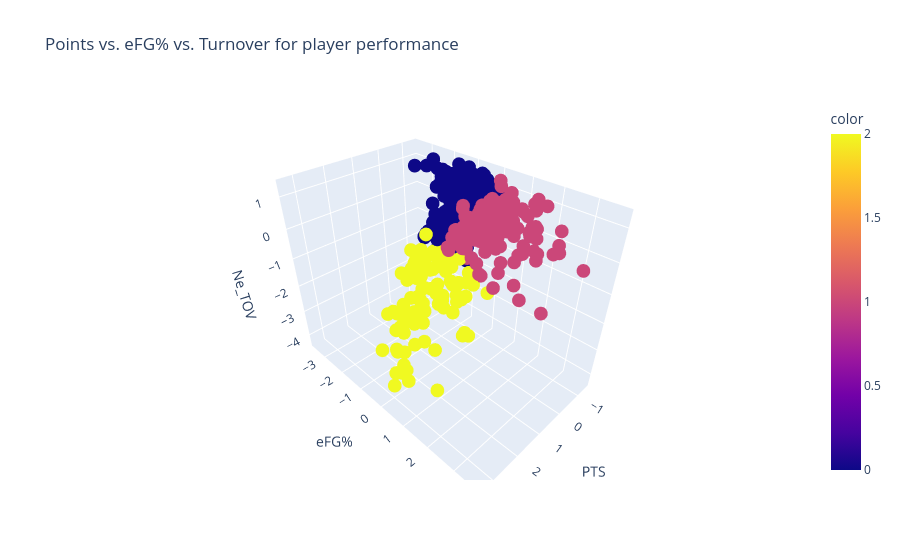

Write notebook code for a chart like this one.
### Markdown cell above
### Create a visualization of the results with 2 or 3 variables that you think will best differentiate the clusters

### Code cell
fig = px.scatter_3d(cluster_per, x="PTS", y="eFG%", z="Ne_TOV", color=kmeans_obj_performance.labels_, title="Points vs. eFG% vs. Turnover for player performance")
fig.show(renderer="vscode")

### Figure 1 — Plotly figure (JSON) as saved in the notebook; plotly's stock layout.template omitted (floating-point values rounded to 4 significant figures; data arrays with more than 128 entries replaced by an {"elided": "..."} marker saying what was removed)
{"data": [{"hovertemplate": "PTS=%{x}<br>eFG%=%{y}<br>Ne_TOV=%{z}<br>color=%{marker.color}<extra></extra>", "legendgroup": "", "marker": {"color": {"elided": "477 int values"}, "coloraxis": "coloraxis", "symbol": "circle"}, "mode": "markers", "name": "", "scene": "scene", "showlegend": false, "type": "scatter3d", "x": {"elided": "477 float values"}, "y": {"elided": "477 float values"}, "z": {"elided": "477 float values"}}], "layout": {"coloraxis": {"colorbar": {"title": {"text": "color"}}, "colorscale": [[0, "#0d0887"], [0.1111, "#46039f"], [0.2222, "#7201a8"], [0.3333, "#9c179e"], [0.4444, "#bd3786"], [0.5556, "#d8576b"], [0.6667, "#ed7953"], [0.7778, "#fb9f3a"], [0.8889, "#fdca26"], [1, "#f0f921"]]}, "legend": {"tracegroupgap": 0}, "scene": {"domain": {"x": [0, 1], "y": [0, 1]}, "xaxis": {"title": {"text": "PTS"}}, "yaxis": {"title": {"text": "eFG%"}}, "zaxis": {"title": {"text": "Ne_TOV"}}}, "title": {"text": "Points vs. eFG% vs. Turnover for player performance"}}}
